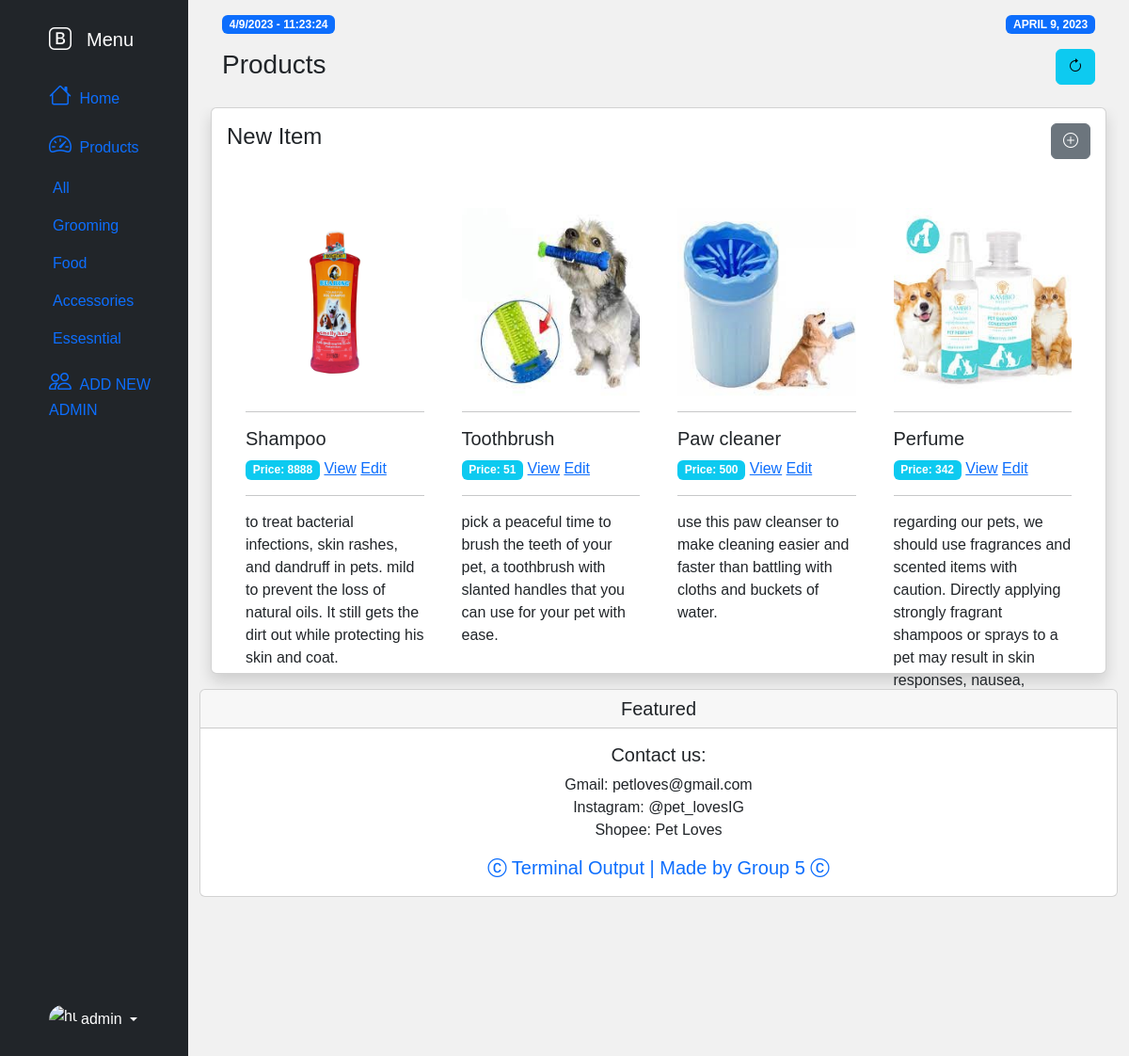
/admin/grooming-products.php (signed in), run on the app's committed database.
### tables this page shows
CREATE TABLE `users` (
  `user_id` int(11) NOT NULL,
  `user_fullname` varchar(250) NOT NULL,
  `age` int(3) DEFAULT NULL,
  `birth_date` date DEFAULT NULL,
  `contact_number` bigint(10) DEFAULT NULL,
  `user_name` varchar(250) NOT NULL,
  `user_password` varchar(250) NOT NULL,
  `profile_picture` varchar(200) DEFAULT NULL,
  `role` varchar(5) NOT NULL,
  `user_created` date NOT NULL DEFAULT current_timestamp()
);

CREATE TABLE `products` (
  `id` int(11) NOT NULL,
  `product_name` varchar(200) NOT NULL,
  `category` varchar(250) NOT NULL,
  `description` varchar(250) NOT NULL,
  `price` int(11) NOT NULL,
  `image` varchar(30) NOT NULL
);

### assets/partials/_urlName.php (called while the page is built, shortened)
<?php
            $conn = db_connect();
                if(isset($_SESSION["loggedIn"]) == true)
                {
                    $user = $_SESSION["user_id"];
                    $query = "SELECT * FROM users WHERE user_id='$user'";
                    $sql = mysqli_query($conn,$query);
                    $result = mysqli_fetch_assoc($sql);
                }
         ?>

### admin/grooming-products.php (the view, shortened to what this page needs)
<?php
include '../assets/partials/_functions.php';
include '../assets/partials/_head.php';
include '../assets/partials/_sidebar.php';
include '../assets/partials/_urlName.php';
?>
<div class="col py-3">
    <nav class="mb-3 mx-4">
        <div class="d-flex justify-content-between mb-3">
            <div class="badge bg-primary text-uppercase" id="currentTimeDate"></div>
            <div class="badge bg-primary text-uppercase"><?php date_default_timezone_set('Asia/Manila');
                                                            echo date('F j, Y'); ?></div>
        </div>
        <div class="d-flex justify-content-between mb-3">
            <div class="h3">Products</div>
            <a href="../admin/dashboard.php?id=$user" class="btn btn-info h3"><i class="bi bi-arrow-clockwise"></i></a>
        </div>
    </nav>
    <div class="container overflow-auto" style='max-width: auto; max-height: 90vh;'>
        <div class="card shadow mb-3">
            <div class="card-body">
                <div class="card-content">
                    <div class="row">
                        <div class="col">
                            <div class="h4">
                                <span>New Item</span>
                                <button class="btn btn-secondary float-end" data-bs-toggle="modal" data-bs-target="#staticBackdrop"><i class="bi bi-plus-circle"></i>
                            </div>
                            <table class="table table-striped table-hover">
                                <tbody>
                                    <?php
                                    $connect_servername = "localhost";
                                    $connect_username = "root";
                                    $connect_password = "";
                                    $connection = mysqli_connect($connect_servername, $connect_username, $connect_password);
                                    $tablename = "products";
                                    $query = "SELECT * FROM $tablename where category = 'grooming'";
                                    $result = mysqli_query($connection, $query) or die(mysqli_error($connection));
                                    $count = mysqli_num_rows($result);
                                    ?>
                                    <table name="guestTable" id="guestTable" align="center">
                                        <?php
                                        if ($count > 0) {
                                            while ($row = mysqli_fetch_assoc($result)) {
                                                $data_id = $row['id'];
                                                $data_productname = $row['product_name'];
                                                $data_description = $row['description'];
                                                $data_price = $row['price'];
                                                $data_img = $row['image'];
                                                echo "
                                                                <div class='column mt-3 Grooming'>
                                                                    <div class='content'>
                                                                    <img src='../assets/image/$data_img' class='gallery-item' alt='Grooming' style='width:100%' height='200px'>
                                                                    <hr>
                                                                    <h5>$data_productname</h5>
                                                                    <span class='badge bg-info'>Price: $data_price</span>
                                                                    <a href='products.php?page=detail&id=$data_id'>View</a>
                                                                    <a href='products.php?page=edit&id=$data_id'>Edit</a>
                                                                    <hr>
                                                                    <p>$data_description</p>
                                                                    </div>
                                                                </div>";
                                            }
                                        }
                                        ?>
                                    </table>
                                </tbody>
                            </table>
                        </div>
                    </div>
                </div>
            </div>
        </div>
    </div>
    <?php include '../assets/partials/_footer.php'; ?>
</div>
</div>
</div>
<?php
include '../assets/partials/_foot.php';
?>

### assets/partials/_sidebar.php (shortened to what this page needs)
<?php
include '../assets/partials/_urlName.php';
?>
<div class="container-fluid">
    <div class="row flex-nowrap">
        <div class="col-auto col-md-3 col-xl-2 px-sm-2 px-0 bg-dark">
            <div class="container mx-3">
                <div class="d-flex flex-column align-items-center align-items-sm-start px-3 pt-2 text-white min-vh-100">
                    <a href="/" class="d-flex align-items-center pb-3 mb-md-0 me-md-auto text-white text-decoration-none">
                        <i class="fs-4 bi-bootstrap mt-3"></i><span class="fs-5 d-none d-sm-inline mx-3 mt-3">Menu</span>
                    </a>
                    <ul class="nav nav-pills flex-column mb-sm-auto mb-0 align-items-center align-items-sm-start" id="menu">
                        <li class="nav-item">
                            <a href="dashboard.php" class="nav-link align-middle px-0" id="nav-link">
                                <i class="fs-4 bi-house"></i> <span class="ms-1 d-none d-sm-inline">Home</span>
                            </a>
                        </li>
                        <li>
                            <a href="#submenu1" data-bs-toggle="collapse" class="nav-link px-0 align-middle">
                                <i class="fs-4 bi-speedometer2"></i> <span class="ms-1 d-none d-sm-inline" id="nav-link">Products</span> </a>
                            <ul class="collapse show nav flex-column ms-1" id="submenu1" data-bs-parent="#menu">
                                <li>
                                    <a href="products.php?page=products" class="nav-link px-0"> <span class="d-none d-sm-inline" id="nav-link">All</span></a>
                                </li>
                                <li class="w-100">
                                    <a href="grooming-products.php" class="nav-link px-0"> <span class="d-none d-sm-inline" id="nav-link">Grooming</span></a>
                                </li>
                                <li>
                                    <a href="food-products.php" class="nav-link px-0"> <span class="d-none d-sm-inline" id="nav-link">Food</span></a>
                                </li>
                                <li>
                                    <a href="accessories-products.php" class="nav-link px-0"> <span class="d-none d-sm-inline" id="nav-link">Accessories</span></a>
                                </li>
                                <li>
                                    <a href="essential-products.php" class="nav-link px-0"> <span class="d-none d-sm-inline" id="nav-link">Essesntial</span></a>
                                </li>
                            </ul>
                        </li>
                        <li>
                            <a href="signup.php" class="nav-link px-0 align-middle" id="nav-link">
                                <i class="fs-4 bi-people"></i> <span class="ms-1 d-none d-sm-inline">ADD NEW ADMIN</span> </a>
                        </li>
                    </ul>
                    <div class="dropdown pb-4">
                        <a href="#" class="d-flex align-items-center text-white text-decoration-none dropdown-toggle" id="dropdownUser1" data-bs-toggle="dropdown" aria-expanded="false">
                            <img src="https://pbs.twimg.com/media/DW5LJ7LW4AAMC70.png" alt="hugenerd" width="30" height="30" class="rounded-circle">
                            <span class="d-none d-sm-inline mx-1"><?php echo $result['user_name']; ?></span>
                        </a>
                    </div>
                </div>
            </div>
        </div>

### assets/styles/product-style.php (style rules this page uses)
* { box-sizing: border-box; }
img { max-width: 100%; }
body { background-color: #f1f1f1; font-family: Arial; }
.column { float: left; width: 25%; padding: 10px; }
.column p { width: auto; height: 120px; }
.content { background-color: white; padding: 10px; }
.show { display: block; }

### data on the page
users: user_name "admin"
products: image (picture), product_name "Shampoo", price "8888", description "to treat bacterial infections, skin rashes, and dandruff in pets. mild to prevent the loss of natural oils. It still gets the dirt out while protecting his skin and coat."
products: image (picture), product_name "Toothbrush", price "51", description "pick a peaceful time to brush the teeth of your pet, a toothbrush with slanted handles that you can use for your pet with ease."
products: image (picture), product_name "Paw cleaner", price "500", description "use this paw cleanser to make cleaning easier and faster than battling with cloths and buckets of water."
products: image (picture), product_name "Perfume", price "342", description "regarding our pets, we should use fragrances and scented items with caution. Directly applying strongly fragrant shampoos or sprays to a pet may result in skin responses, nausea,…"
